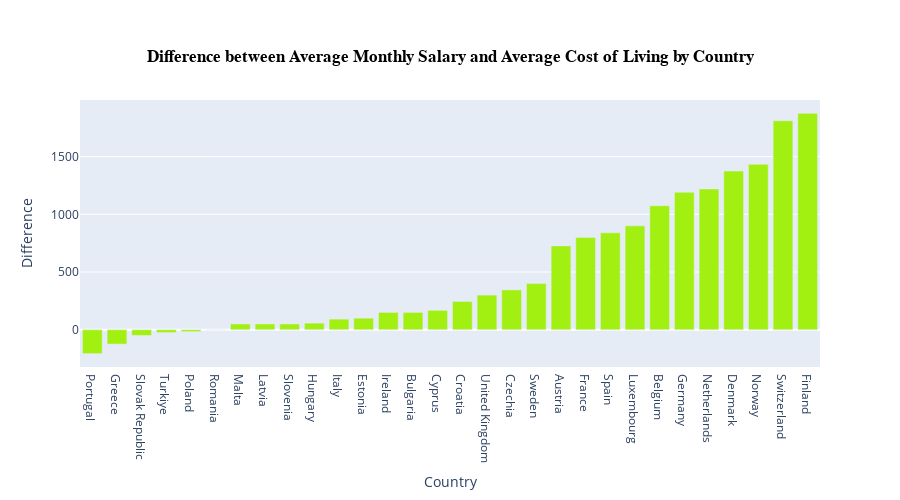

This figure's notebook cell:
### Code cell
# Sort countries by 'Average Savings' to help identify the smallest values
savings_per_country_sorted = savings_per_country.sort_values(by='Average Savings')


fig = go.Figure() # Create a new plotly figure

# Add a bar chart for each country showing the Average Savings
fig.add_trace(go.Bar(x = savings_per_country_sorted['Country'], y = savings_per_country_sorted['Average Savings'], 
                     marker=dict(color="#A2F011")))

# Add the axis names and set figure size
fig.update_layout(xaxis_title = 'Country', yaxis_title = 'Difference', 
                  width=900, height=500)

# Set figure title 
fig.update_layout(title = dict(text="<b>Difference between Average Monthly Salary and Average Cost of Living by Country</b>",  
                               font=dict(family='Arial', size=17, color='#000000'),
                               xanchor = 'center', x = 0.5, yanchor='top', y=0.9))

fig.show() # Show f

### Figure 1 — Plotly figure (JSON) as saved in the notebook; plotly's stock layout.template omitted (floating-point values rounded to 4 significant figures)
{"data": [{"marker": {"color": "#A2F011"}, "type": "bar", "x": ["Portugal", "Greece", "Slovak Republic", "Turkiye", "Poland", "Romania", "Malta", "Latvia", "Slovenia", "Hungary", "Italy", "Estonia", "Ireland", "Bulgaria", "Cyprus", "Croatia", "United Kingdom", "Czechia", "Sweden", "Austria", "France", "Spain", "Luxembourg", "Belgium", "Germany", "Netherlands", "Denmark", "Norway", "Switzerland", "Finland"], "y": [-207.5, -125.0, -50.0, -25.0, -16.67, 0.0, 50.0, 50.0, 50.0, 57.0, 91.83, 100.0, 150.0, 150.0, 168.0, 245.0, 300.0, 345.0, 400.0, 726.5, 800.0, 839.2, 900.0, 1074.0, 1191.0, 1220.0, 1375.0, 1433.0, 1811.0, 1875.0]}], "layout": {"height": 500, "title": {"font": {"color": "#000000", "family": "Arial", "size": 17}, "text": "<b>Difference between Average Monthly Salary and Average Cost of Living by Country</b>", "x": 0.5, "xanchor": "center", "y": 0.9, "yanchor": "top"}, "width": 900, "xaxis": {"title": {"text": "Country"}}, "yaxis": {"title": {"text": "Difference"}}}}
